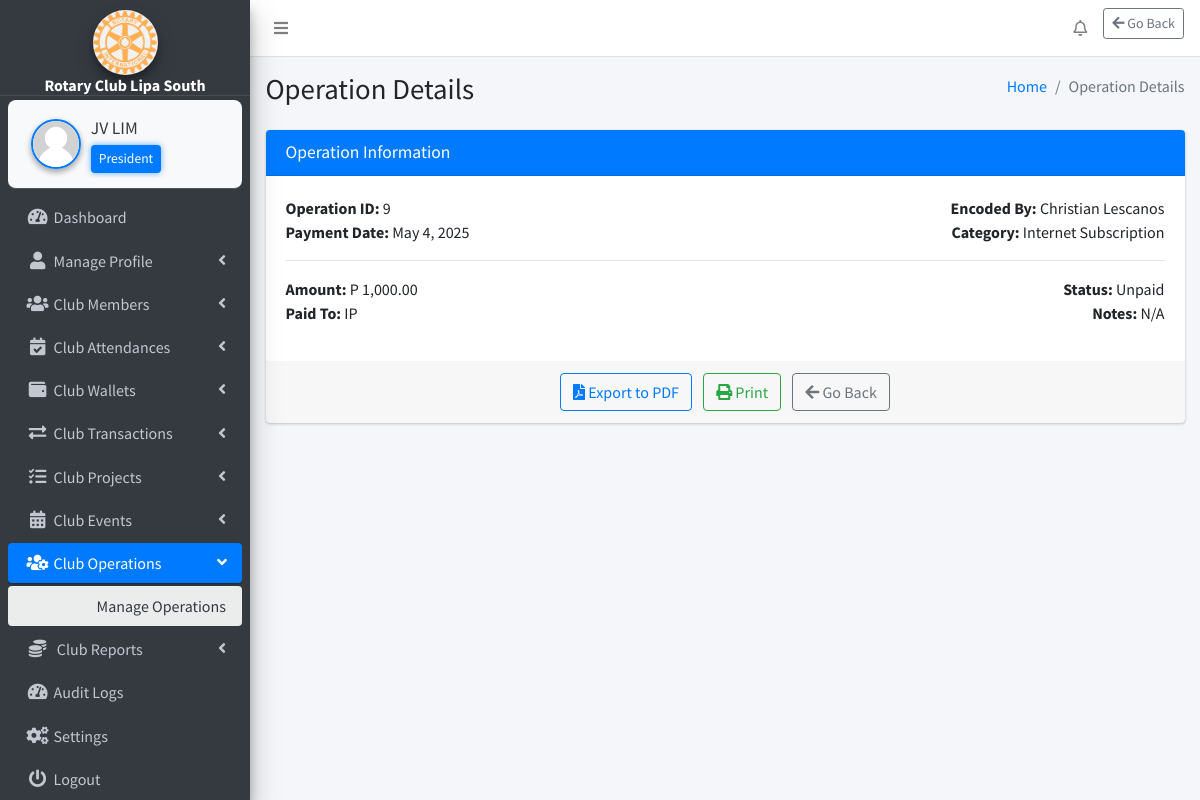
The page /webpages/club-operations/manage-operations/operation_details.php?id=9 (signed in) on the database its author committed.
### tables this page shows
CREATE TABLE `settings` (
  `id` int(11) NOT NULL,
  `system_name` varchar(255) NOT NULL,
  `logo` varchar(255) NOT NULL,
  `currency` varchar(50) NOT NULL
);

CREATE TABLE `club_position` (
  `id` int(11) NOT NULL,
  `position_name` varchar(255) NOT NULL
);

CREATE TABLE `club_operations` (
  `id` int(11) NOT NULL,
  `category` varchar(100) NOT NULL,
  `amount` decimal(10,2) NOT NULL,
  `payment_date` date NOT NULL,
  `paid_to` varchar(255) DEFAULT NULL,
  `notes` text DEFAULT NULL,
  `status` enum('Paid','Unpaid') DEFAULT 'Unpaid',
  `encoded_by` int(11) NOT NULL,
  `encoded_at` timestamp NOT NULL DEFAULT current_timestamp()
);

CREATE TABLE `members` (
  `id` int(11) NOT NULL,
  `fullname` varchar(255) NOT NULL,
  `dob` date NOT NULL,
  `gender` varchar(10) NOT NULL,
  `contact_number` varchar(20) NOT NULL,
  `email` varchar(255) NOT NULL,
  `address` varchar(255) NOT NULL,
  `role` int(11) DEFAULT 6,
  `occupation` varchar(255) NOT NULL,
  `membership_number` varchar(20) NOT NULL,
  `created_at` timestamp NOT NULL DEFAULT current_timestamp(),
  `photo` varchar(255) NOT NULL,
  `expiry_date` date DEFAULT NULL,
  `password` varchar(255) NOT NULL
);

### webpages/club-operations/manage-operations/operation_details.php (the view, shortened to what the rows shown need)
<?php
include_once($_SERVER['DOCUMENT_ROOT'] . '/rotary/includes/config.php');
$id = $_GET['id'] ?? null;
$stmt = $conn->prepare("
    SELECT co.*, m.fullname AS encoded_by_name, s.currency
    FROM club_operations co
    LEFT JOIN members m ON co.encoded_by = m.id
    JOIN settings s ON s.id = 1
    WHERE co.id = ?
");
$stmt->bind_param("i", $id);
$stmt->execute();
$data = $stmt->get_result()->fetch_assoc();
?>
<!DOCTYPE html>
<html lang="en">
<?php include('../../../includes/header.php'); ?>
<body class="hold-transition sidebar-mini">
<div class="wrapper">
<?php include('../../../includes/nav.php'); ?>
<?php include('../../../includes/sidebar.php'); ?>
<div class="content-wrapper">
    <section class="content-header">
        <div class="container-fluid">
            <div class="row mb-2">
                <div class="col-sm-6">
                    <h1>Operation Details</h1>
                </div>
            </div>
        </div>
    </section>
    <section class="content">
        <div class="container-fluid">
            <div class="card card-primary">
                <div class="card-body" id="receipt-content">
                    <div class="row mb-3">
                        <div class="col-md-6">
                            <strong>Operation ID:</strong> <?= htmlspecialchars($data['id']) ?><br>
                            <strong>Payment Date:</strong> <?= date("F j, Y", strtotime($data['payment_date'])) ?>
                        </div>
                        <div class="col-md-6 text-md-right">
                            <strong>Encoded By:</strong> <?= htmlspecialchars($data['encoded_by_name']) ?><br>
                            <strong>Category:</strong> <?= htmlspecialchars($data['category']) ?>
                        </div>
                    </div>
                    <div class="row mb-3">
                        <div class="col-md-6">
                            <strong>Amount:</strong> <?= htmlspecialchars($data['currency']) . ' ' . number_format($data['amount'], 2) ?><br>
                            <strong>Paid To:</strong> <?= htmlspecialchars($data['paid_to']) ?>
                        </div>
                        <div class="col-md-6 text-md-right">
                            <strong>Status:</strong> <?= htmlspecialchars($data['status']) ?><br>
                            <strong>Notes:</strong> <?= htmlspecialchars($data['notes']) ?: 'N/A' ?>
                        </div>
                    </div>
                </div>
            </div>
        </div>
    </section>
</div>
</div>
</body>
</html>

### includes/sidebar.php (shortened to what the rows shown need)
<?php
function getSystemName() {
    global $conn;
    $result = $conn->query("SELECT system_name FROM settings");
    return ($result->num_rows > 0) ? $result->fetch_assoc()['system_name'] : 'RCLS';
}
if (isset($_SESSION['user_id'])) {
    $userId = $_SESSION['user_id'];
    $positionName = '';
    $sql = "SELECT cp.position_name
            FROM club_position cp
            INNER JOIN members m ON cp.id = m.role
            WHERE m.id = '$userId'";
    $positionResult = $conn->query($sql);
    if ($positionResult && $positionRow = $positionResult->fetch_assoc()) {
        $positionName = $positionRow['position_name'];
    }
}
function getLogoUrl() {
    global $conn;
    $result = $conn->query("SELECT logo FROM settings");
    if ($result->num_rows > 0) {
        $logoFile = $result->fetch_assoc()['logo'];
        $path = "/rotary/uploads/" . $logoFile;
        return file_exists($_SERVER['DOCUMENT_ROOT'] . $path) ? $path : "/rotary/dist/img/AdminLTELogo.png";
    }
    return "/rotary/dist/img/AdminLTELogo.png";
}
?>
<aside class="main-sidebar sidebar-dark-primary elevation-4">
    <div class="text-center"
         style="padding: 10px 0 0 0; margin: 0 !important; border-bottom: 1px solid rgba(255,255,255,0.1);">
        <a href="#" class="d-block" style="margin: 0; padding: 0;">
            <img src="<?php echo getLogoUrl(); ?>"
                 alt="Logo"
                 class="img-circle elevation-3"
                 style="width: 65px; height: 65px; object-fit: cover; margin: 0 auto; display: block;">
            <div class="brand-text font-weight-bold text-white"
                 style="font-size: 1rem; line-height: 1.1; margin: 2px 0 0 0;">
                <?php echo getSystemName(); ?>
            </div>
        </a>
    </div>
    <div class="sidebar" style="padding-top: 4px !important; margin-top: 0 !important;">
        <div class="user-panel d-flex align-items-center"
             style="background-color: #f8f9fa; border-radius: 8px; padding: 10px; margin: 0 !important;">
            <div class="info flex-grow-1">
                <a href="/rotary/webpages/manage-profile/edit-profile/edit_profile.php"
                   class="d-block fw-semibold text-dark"
                   style="font-size: 1.1rem; white-space: nowrap; overflow: hidden; text-overflow: ellipsis;">
                    <?php echo htmlspecialchars($_SESSION['fullname'] ?? 'Guest'); ?>
                </a>
                <?php if (!empty($positionName)): ?>
                    <small class="d-block mt-1 px-2 py-1 rounded"
                           style="background-color: #007bff; color: white; font-size: 0.85rem; max-width: fit-content; box-shadow: 0 0 6px rgba(0, 123, 255, 0.6);">
                        <?php echo htmlspecialchars($positionName); ?>
                    </small>
                <?php else: ?>
                    <small class="d-block mt-1 text-muted" style="font-size: 0.85rem;">No Role Assigned</small>
                <?php endif; ?>
            </div>
        </div>
    </div>
</aside>

### rows shown on the page
settings: logo (picture), system_name "Rotary Club Lipa South"
club_position: position_name "President"
club_operations: id "9", payment_date "May 4, 2025", encoded_by.fullname "Christian Lescanos", category "Internet Subscription", settings.currency "P", amount "1,000.00", paid_to "IP", status "Unpaid", notes "N/A"

### other values the page prints
$_SESSION['fullname'] "JV LIM"
